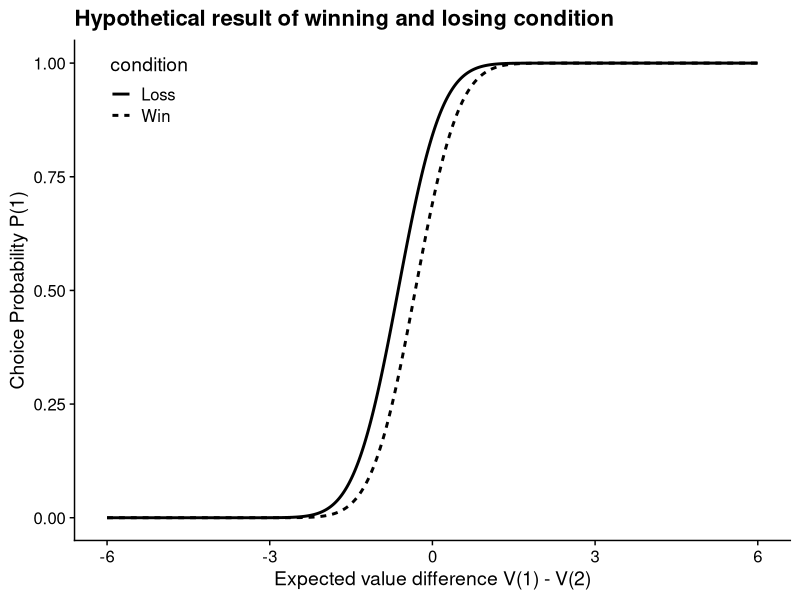
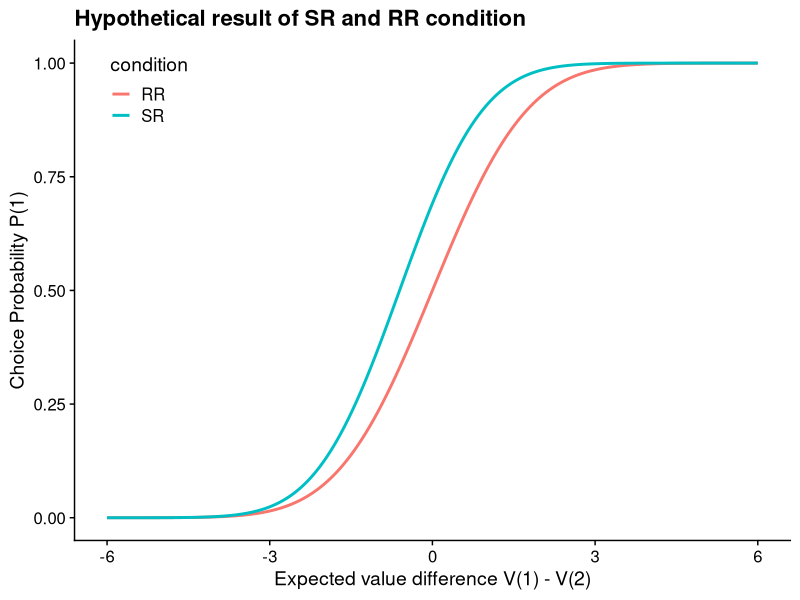
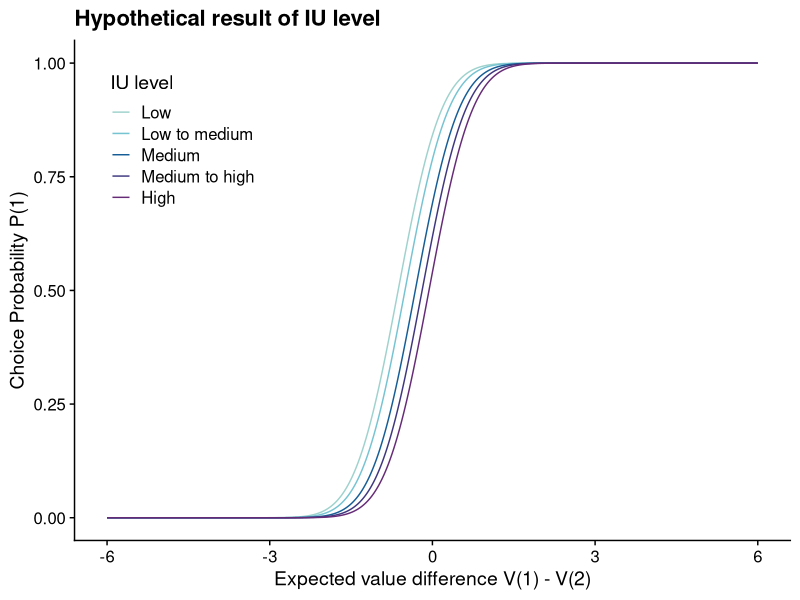
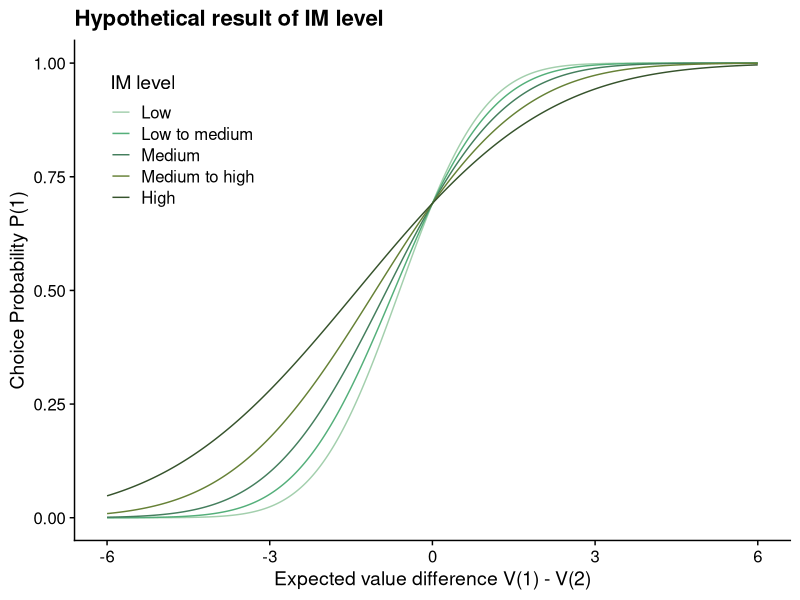
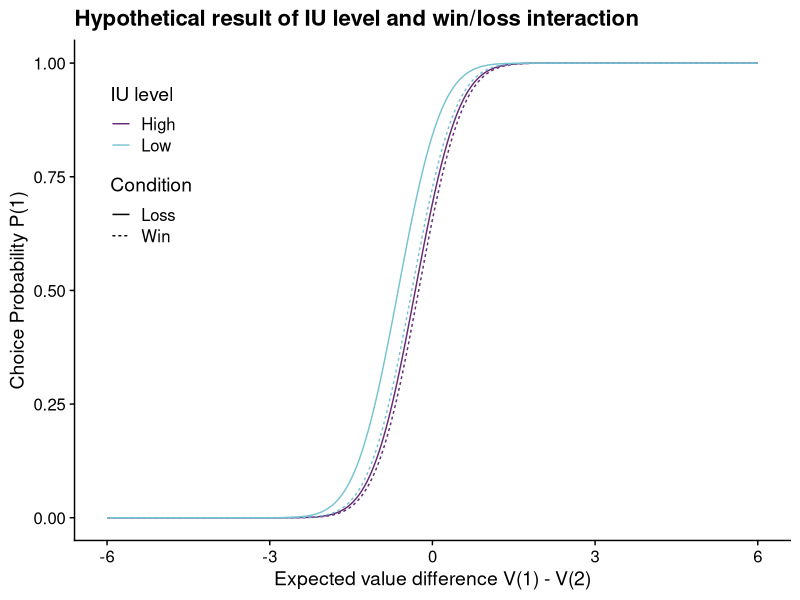
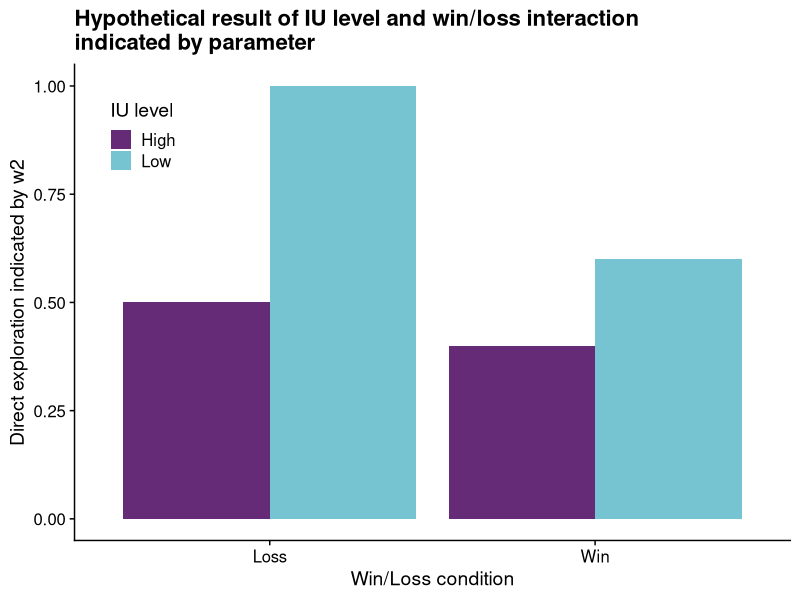
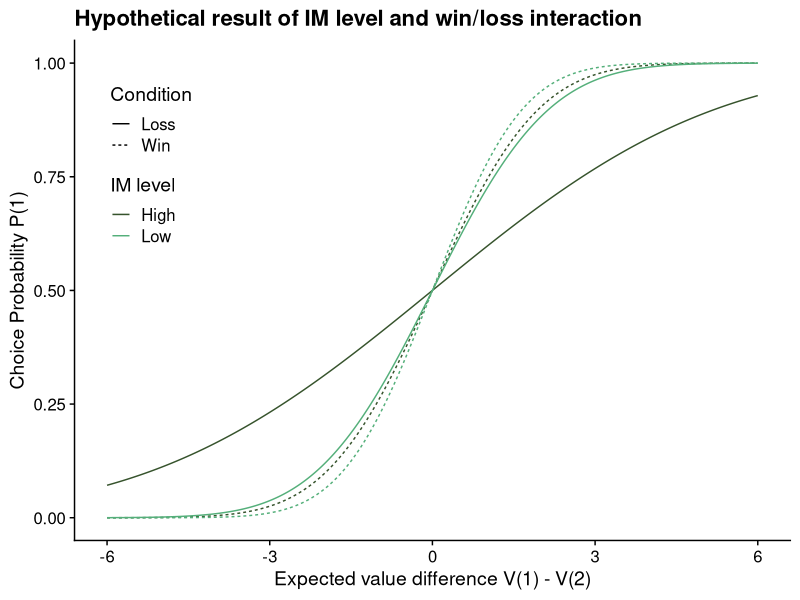
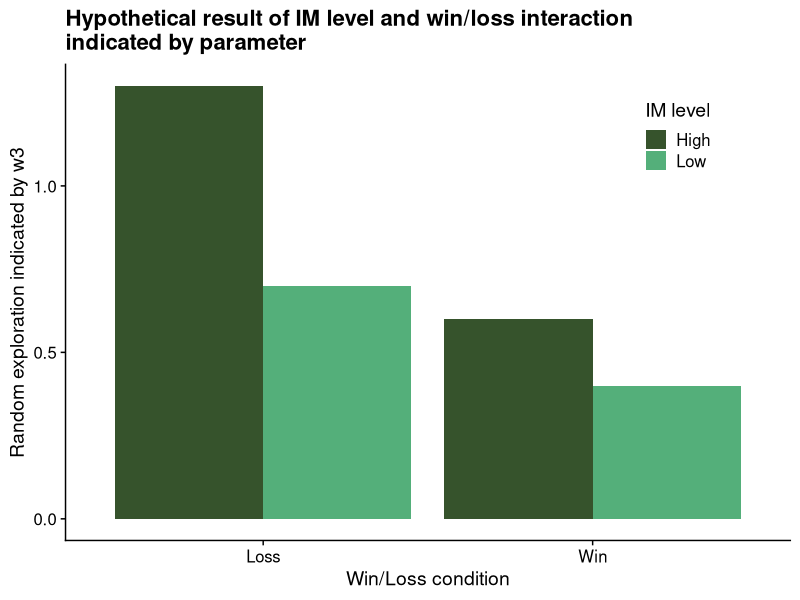

These charts were generated, in order, by the following R code:
## ---- chunk 1
knitr::opts_chunk$set(warning = FALSE, echo=FALSE)
library("tidyverse")
library("cowplot")
colorset_1 <- c("#9FD2CD", "#76C3D2", "#165D95", "#3E377E", "#662B77") # Colours of Sheffield row 5
colorset_2 <- c("#A3CFAD", "#54AF7A", "#447E5D", "#668136", "#36532C") # Colours of Sheffield row 6
## ---- chunk 2
V <- seq(-6, 6, 0.01)
Win <- pnorm(V + 0.5 + V/ 1.72) # 1.72 is the standard deviation of the population (TU)
Loss <- pnorm(V + 1 + V/ 1.72)
data_win_loss <- data.frame(V, Win, Loss) %>% 
  gather(key = "condition", value = "P", -V)

SR <- pnorm(V + 0.5 + (-0.3) * V/ 1.72)
RR <- pnorm(V + (-0.3) * V/ 1.09) # 1.09 is the standard deviation of the population (TU)
data_SR_RR <- data.frame(V, SR, RR) %>% 
  gather(key = "condition", value = "P", -V)
## ---- chunk 3
win_loss <- ggplot(data_win_loss, aes(x = V, y = P, linetype = condition)) +
  geom_line(linewidth = 1) +
  labs(x = "Expected value difference V(1) - V(2)",
       y = "Choice Probability P(1)",
       title = "Hypothetical result of winning and losing condition") +
  theme_cowplot() +
  theme(legend.position = c(0.05, 0.9))
win_loss
## ---- chunk 4
rr <- c(-1,-1,-1,0,0,0,0,0,0,1,1,1)
sr <- c(1,2,3,3,4,4,4,4,5,5,6,7)
V_rr <- var(rr) * 12/11 # using the variance of the population instead of the unbiased estimator
V_sr <- var(sr) * 12/11
sqrt(V_sr + 0)
## ---- chunk 5
sqrt(2 * V_rr)
## ---- chunk 6
SR_RR <- ggplot(data_SR_RR, aes(x = V, y = P, colour = condition)) +
  geom_line( linewidth = 1) +
  labs(x = "Expected value difference V(1) - V(2)",
       y = "Choice Probability P(1)",
       title = "Hypothetical result of SR and RR condition") +
  theme_cowplot() +
  theme(legend.position = c(0.05, 0.9))
SR_RR
## ---- chunk 7
Low <- pnorm(V + 1 + V/ 1.72)
Low_M <- pnorm(V + 0.8 + V/ 1.72)
Medium <- pnorm(V + 0.5 + V/ 1.72)
Medium_H <- pnorm(V + 0.3 + V/ 1.72)
High <- pnorm(V + 0.1 + V/ 1.72)
levels = c("Low", "Low_M", "Medium", "Medium_H", "High")
labs = c("Low", "Low to medium", "Medium", "Medium to high", "High")

data_H1 <- data.frame(V, Low, Low_M, Medium, Medium_H, High) %>% 
  gather(key = "IU level", value = "P", -V) %>% 
  mutate(`IU level` = factor(`IU level`, levels = levels, labels = labs))
## ---- chunk 8
H1 <- ggplot(data_H1, aes(x = V, y = P , colour = `IU level`)) +
  geom_line() +
  labs(x = "Expected value difference V(1) - V(2)",
       y = "Choice Probability P(1)",
       title = "Hypothetical result of IU level") +
  scale_colour_manual(values = colorset_1) +
  theme_cowplot() +
  theme(legend.position = c(0.05, 0.8))
H1
## ---- chunk 9
Low <- pnorm(V + 0.5 + (-0.3) * V/ 1.72)
Low_M <- pnorm(V + 0.5 + (-0.5) * V/ 1.72)
Medium <- pnorm(V + 0.5 + (-0.7) * V/ 1.72)
Medium_H <- pnorm(V + 0.5 + (-0.9) * V/ 1.72)
High <- pnorm(V + 0.5 + (-1.1) * V/ 1.72)
levels = c("Low", "Low_M", "Medium", "Medium_H", "High")
labs = c("Low", "Low to medium", "Medium", "Medium to high", "High")

data_H2 <- data.frame(V, Low, Low_M, Medium, Medium_H, High) %>% 
  gather(key = "IM level", value = "P", -V) %>% 
  mutate(`IM level` = factor(`IM level`, levels = levels, labels = labs))
## ---- chunk 10
H2 <- ggplot(data_H2, aes(x = V, y = P , colour = `IM level`)) +
  geom_line() +
  labs(x = "Expected value difference V(1) - V(2)",
       y = "Choice Probability P(1)",
       title = "Hypothetical result of IM level") +
  scale_colour_manual(values = colorset_2) +
  theme_cowplot() +
  theme(legend.position = c(0.05, 0.8))
H2
## ---- chunk 11
w2_LW <- 0.6
w2_HW <- 0.4
w2_LL <- 1
w2_HL <- 0.5
Low_Win <- pnorm(V + w2_LW + V/ 1.72)
Low_Loss <- pnorm(V + w2_LL + V/ 1.72)
High_Win <- pnorm(V + w2_HW + V/ 1.72)
High_Loss <- pnorm(V + w2_HL + V/ 1.72)
data_H3 <- data.frame(V, Low_Win, Low_Loss, High_Win, High_Loss) %>% 
  gather(key = "Condition", value = "P", -V) %>%
  separate(Condition, into = c("IU level", "Condition"), sep = "_") 

data_H3_w2 <- tibble(
  w2 = c(w2_LW, w2_HW, w2_LL, w2_HL),
  Condition = c("Win", "Win", "Loss", "Loss"),
  `IU level` = c("Low", "High", "Low", "High"))
## ---- chunk 12
H3 <- ggplot(data_H3, aes(x = V, y = P, colour = `IU level`, linetype = Condition)) +
  geom_line() +
  labs(x = "Expected value difference V(1) - V(2)",
       y = "Choice Probability P(1)",
       title = "Hypothetical result of IU level and win/loss interaction") +
  scale_colour_manual(values = c(colorset_1[[5]], colorset_1[[2]])) +
  theme_cowplot() +
  theme(legend.position = c(0.05, 0.75))
H3
## ---- chunk 13
H3_w2 <- ggplot(data_H3_w2, aes(x = Condition, y = w2, fill = `IU level`)) +
  geom_bar(stat = "identity", position = "dodge") +
  labs(x = "Win/Loss condition",
       y = "Direct exploration indicated by w2",
       title = "Hypothetical result of IU level and win/loss interaction \nindicated by parameter") +
  theme_cowplot() +
  scale_fill_manual(values = c(colorset_1[[5]], colorset_1[[2]])) +
  theme(legend.position = c(0.05, 0.85))
H3_w2
## ---- chunk 14
w3_LW <- 0.4
w3_HW <- 0.6
w3_LL <- 0.7
w3_HL <- 1.3
Low_Win <- pnorm(V + w3_LW * V/ 1.72 * -1)
Low_Loss <- pnorm(V + w3_LL * V/ 1.72 * -1)
High_Win <- pnorm(V + w3_HW * V/ 1.72 * -1)
High_Loss <- pnorm(V + w3_HL * V/ 1.72 * -1)
data_H4 <- data.frame(V, Low_Win, Low_Loss, High_Win, High_Loss) %>% 
  gather(key = "Condition", value = "P", -V) %>%
  separate(Condition, into = c("IM level", "Condition"), sep = "_") 

data_H4_w3 <- tibble(
  w3 = c(w3_LW, w3_HW, w3_LL, w3_HL),
  Condition = c("Win", "Win", "Loss", "Loss"),
  `IM level` = c("Low", "High", "Low", "High"))
## ---- chunk 15
H4 <- ggplot(data_H4, aes(x = V, y = P, colour = `IM level`, linetype = Condition)) +
  geom_line() +
  labs(x = "Expected value difference V(1) - V(2)",
       y = "Choice Probability P(1)",
       title = "Hypothetical result of IM level and win/loss interaction") +
  scale_colour_manual(values = c(colorset_2[[5]], colorset_2[[2]])) +
  theme_cowplot() +
  theme(legend.position = c(0.05, 0.75))
H4
## ---- chunk 16
H4_w3 <- ggplot(data_H4_w3, aes(x = Condition, y = w3, fill = `IM level`)) +
  geom_bar(stat = "identity", position = "dodge") +
  labs(x = "Win/Loss condition",
       y = "Random exploration indicated by w3",
       title = "Hypothetical result of IM level and win/loss interaction \nindicated by parameter") +
  scale_fill_manual(values = c(colorset_2[[5]], colorset_2[[2]])) +
  theme_cowplot() +
  theme(legend.position = c(0.8, 0.85))
H4_w3
## ---- chunk 17
ggsave2("H4.png", H4, width = 7, height = 4)
ggsave2("H4_w3.png", H4_w3, width = 7, height = 4)
ggsave2("H3_w2.png", H3_w2, width = 7, height = 4)
ggsave2("H3.png", H3, width = 7, height = 4)
ggsave2("H2.png", H2, width = 6, height = 4)
ggsave2("H1.png", H1, width = 6, height = 4)
ggsave2("SR_RR.png", SR_RR, width = 6, height = 4)
ggsave2("win_loss.png", win_loss, width = 6, height = 4)
